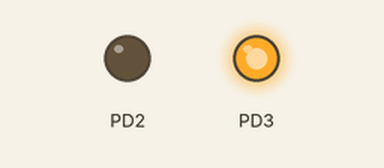
Recording of a program running on a simulated ATmega328P, built with avr-gcc and emulated at 16 MHz. On the bench: output pins drawn as LEDs (lit = HIGH). At 21.0 s the program stops and its outputs stay as they are.

Above: at 0.1 s.
Timing chart, 0 to 1.6 s (numbered marks = the images above):
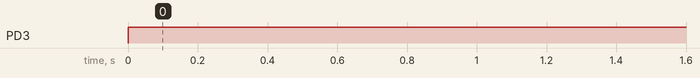

The program:

main.c
```c
/*
 * 08_dc_motor_rotation.c
 *
 * Created: 29-10-2026 00:08:00
 * Author : bibin
 */
#define F_CPU 16000000UL
#include <avr/io.h>
#include <util/delay.h>


void dc_motor_init()
{
	//config portD pin 1,2 and 3 as input
	DDRD |= ((1<<DDD2) | (1<<DDD2) | (1<<DDD3));
	//enable pin stay high
	PORTD |= (1<<PORTD3);
}


void forward_rotation(){
	//forward rotation
	PORTB |= (1<<PORTD1);
	PORTD &= ~(1<<PORTD2);
}

void stop_rotate(){
	//stop rotation
	PORTD &= ~((1<<PORTD1) | (1<<PORTD2));
}

void backward_rotation(){
	//forward rotation
	PORTB |= (1<<PORTD2);
	PORTD &= ~(1<<PORTD1);
}
int main(void)
{
    dc_motor_init();
    while (1)
    {
		//forward rotation
		forward_rotation();
		_delay_ms(3000);  // 3 sec

		stop_rotate();
		_delay_ms(1000); // 1 sec

		backward_rotation();
		_delay_ms(3000);
    }
}
```

Measured:
- by itself, PD3: LOW → HIGH at 0.00 s
